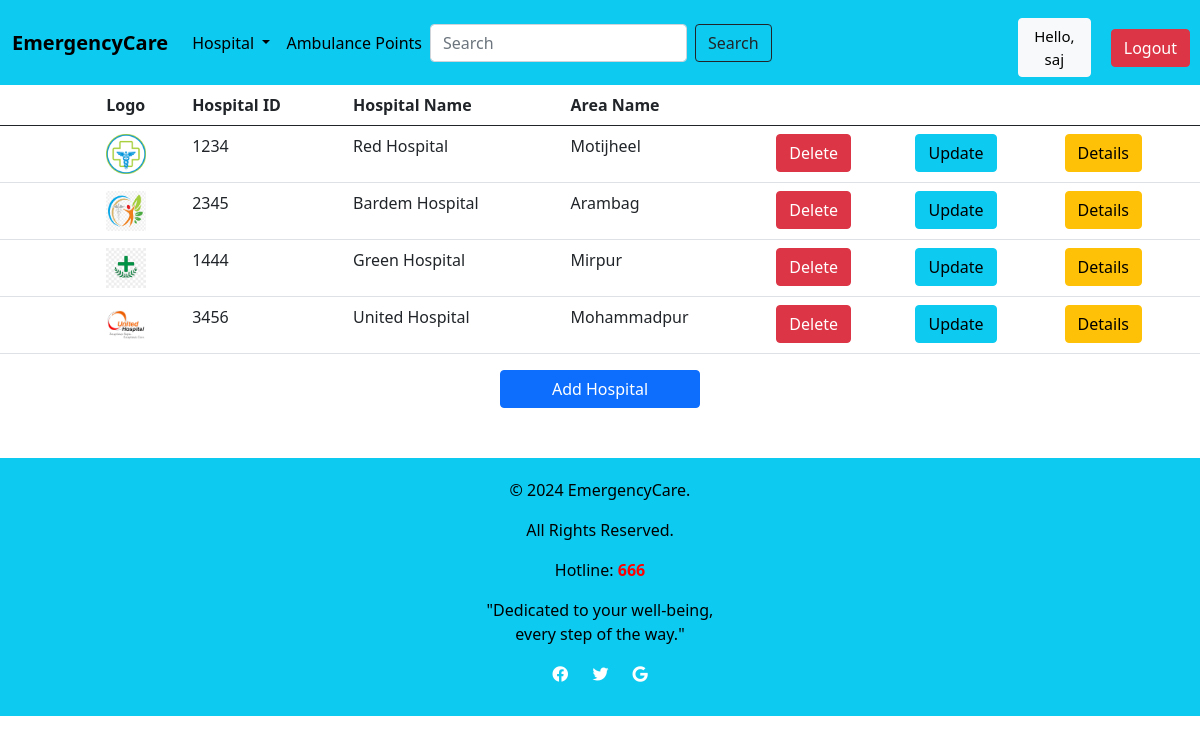
The app's page /Hospital/ (signed in) with its own data.
### Location/models.py (models this page shows, shortened)
class Hospital(models.Model):
    H_ID = models.CharField(max_length=200)
    H_name = models.CharField(max_length=200)
    Area_name = models.ForeignKey(Location, on_delete=models.CASCADE)
    image = models.ImageField(upload_to='images/',blank=True, null=True, default='images/default.jpg')

class Location(models.Model):
    Area_name = models.CharField(max_length=200)
    def __str__(self):
        return self.Area_name

### Location/views.py (the view)
# urls.py: path('Hospital/',l_views.hospital,name='hospital'),
@login_required(login_url='login')
def hospital(request):
    hospital = Hospital.objects.all()
    context={
       'hospital':hospital,
    }
    return render(request,template_name='hospital/hospital.html',context=context)

### templates/hospital/hospital.html
{% extends 'hospital/Home.html' %}
{% block content %}
{% load static %}
<table class="table">
    <thead>
        <tr>
            <th></th>
            <th></th>
            <th></th>
            <th></th>
            <th scope="col">Logo</th>
            <th scope="col">Hospital ID</th>
            <th scope="col">Hospital Name</th>
            <th scope="col">Area Name</th>
            <th></th>
            <th></th>
            <th></th>
        </tr>
    </thead>
    <tbody>
        {% for h in hospital %}
        <tr>
            <td></td>
            <td></td>
            <td></td>
            <td></td>
            <td><img src="{{h.image.url}}" style="height: 40px; width: 40px;"></td>
            <td>{{h.H_ID}}</td>
            <td>{{h.H_name}}</td>
            <td>{{h.Area_name}}</td>
            {% if request.user.is_staff %}
            <td><a href="{% url 'delete_hospital' h.id %}" class="btn btn-danger">Delete</a></td>
            <td><a href="{% url 'update_hospital' h.id %}" class="btn btn-info">Update</a></td>
            {% endif %}
            <td><a href="{% url 'Details' h.id %}" class="btn btn-warning">Details</a></td>
        </tr>
        {% endfor %}
    </tbody>
</table>
{% if request.user.is_staff %}
<div class="d-grid gap-2 col-2 mx-auto" style="...">
    <a href="{% url 'add_hospital' %}" class="btn btn-primary">Add Hospital</a>
</div>
{% endif %}
{% endblock %}

### templates/hospital/Navbar.html (shortened to what this page needs)
{% load static %}
  <head>
    <link href="https://cdn.jsdelivr.net/npm/bootstrap@5.0.2/dist/css/bootstrap.min.css" rel="stylesheet">
  </head>
  <body>
<nav class="navbar navbar-expand-md navbar-info bg-info">
    <div class="container-fluid">
<a class="navbar-brand" href="{% url 'Home' %}" style="color: #000"><b>EmergencyCare</b>
</a>
        <div class="collapse navbar-collapse" id="navbarNav">
            <ul class="navbar-nav">
                <li class="nav-item dropdown">
                    <a href="#" class="nav-link dropdown-toggle" style="color: black;" role="button"
                    data-bs-toggle="dropdown"
                    aria-expanded="false">
                        Hospital
                    </a>
                </li>
                <li class="nav-item active">
                    <a href="{% url 'Ambulance' %}" class="nav-link" style="color: black;">
                        Ambulance Points
                    </a>
                </li>
            </ul>
           <form class="d-flex" role="search" method="POST" action="{% url 'search' %}">
            <input class="form-control me-2" type="search" placeholder="Search" aria-label="Search" name="Search">
            <input type="submit" class="btn btn-outline-dark" value="Search">
          </form>
        </div>
    </div>
  <span><a class="btn btn-light" href="{% url 'Users' %}" style=" font-size: 15px; color: #000; margin-right: 20px; margin-top: 10px">Hello, {{request.user}}</a></span>
<span><a class="btn btn-danger" href="{% url 'logout' %}" style="margin-right: 10px; margin-top: 10px" >Logout</a></span>
</nav>
  </body>

### templates/hospital/Navbar.html (style rules this page uses)
.btn-light { font-size: 15px; color: #000; margin-right: 20px; }

### records on screen
Hospital: image (picture), H_ID "1234", H_name "Red Hospital", Area_name "Motijheel"
Hospital: image (picture), H_ID "2345", H_name "Bardem Hospital", Area_name "Arambag"
Hospital: image (picture), H_ID "1444", H_name "Green Hospital", Area_name "Mirpur"
Hospital: image (picture), H_ID "3456", H_name "United Hospital", Area_name "Mohammadpur"

### other values on screen
{{ request.user }} "saj"
